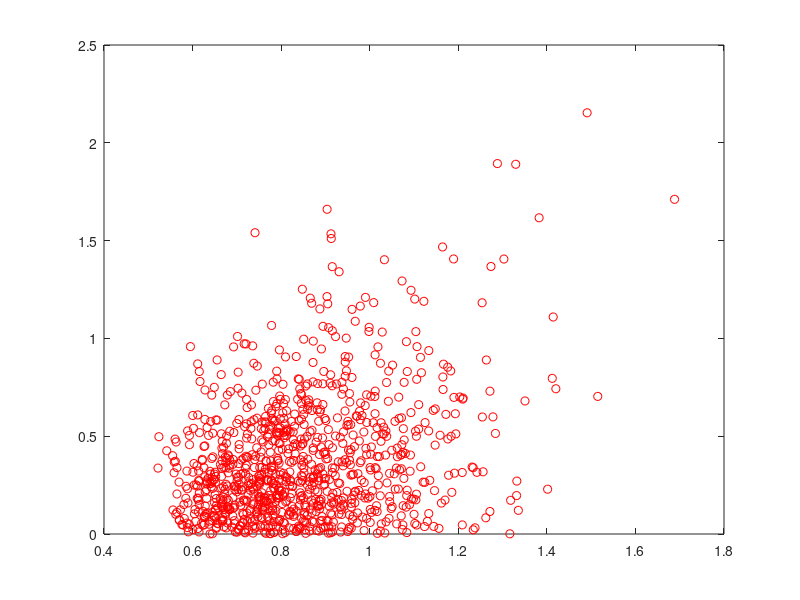

The MATLAB script that drew this image: (Note: this script raises an error after producing the figure.)
% notes to self
% gneral uncertainty ranges from 1 to 4 ish (up to 5) in visual deg? (disc size?)
% general error 1 to 4 ish (up to 12) in vis deg? (saccade error?)

close all
clear all
clc

% locations
a1 = 10:10:80;
a2 = 100:10:170;
a3 = 190:10:260;
a4 = 280:10:350;
Sdistribution = [a1 a2 a3 a4];
nS = length(Sdistribution);

% parameters
JbarVec = [5 2 1];%1./([2 6 10].^2);       % mean parameter of gamma distribution
tau = 1;%.001;        % scale parameter of gamma distribution
nCond = length(JbarVec); % number of conditions
beta = 1;

% reward function
maxReward = 120;
slope = 0.4;
rewardFn = @(r)maxReward*exp(-slope*r);

nTrials = 1000;
nsamp = 100;
SVec = Sdistribution(ceil(rand(nCond,nTrials).*nS));

colors = ['r';'b';'k'];%[127 0 0; 247 69 0; 247 148 30]./255; %
figure;
error_sacc = nan(nCond,nTrials);
D = nan(nCond,nTrials); Shat = nan(nCond,nTrials);
rho = nan(1,nCond); pval = nan(1,nCond);
for icond = 1:nCond;
    

    Jbar = JbarVec(icond);
    
    % ===== get p(J|Jbar,tau) ======
    % make range small enough
    ind1 = []; ind2 = [];
    blah = 10;
    while isempty(ind2) || isempty(ind2); % make range smaller if nothing is above 1e-10
        blah = blah * 0.9;
        xx = linspace(0,blah,nsamp);
        yy = gampdf(xx,Jbar/tau,tau);
        ind1 = find(yy >= 1e-6,1,'first')-1;
        ind2 = find(yy >= 1e-6,1,'last')+1;
    end
    if ind1 == 0; ind1 = 1; end
    if ind2 == length(yy)+1; ind2 = length(yy); end
    xx = linspace(xx(ind1),xx(ind2),nsamp);
    yy = gampdf(xx,Jbar/tau,tau);
    p_sigma = yy./sum(yy);
    sigval = sqrt(1./xx);
%     figure; plot(xx,yy); 
    
    % samples
    sigmaVec = sqrt(1./gamrnd(Jbar/tau,tau,1,nTrials));
    X = SVec(icond,:) + randn(1,nTrials).*sigmaVec;
    Shat(icond,:) = X;
    
    p_SgivenX = @(r,sigma) (normcdf(r,0,sigma) - normcdf(-r,0,sigma));
%     p_SDgivenXsigma = @(r,sigma) 1./(1+exp(-beta.*rewardFn(r).*p_bringInsidedisc(r,sigma)));
%         p_SgivenX = @(r) sum(p_SDgivenXsigma(r,sigval).*p_sigma);
    for itrial = 1:nTrials;
        sigma = sigmaVec(itrial);
        
        
        % calculate expected utility across disc size range
        func = @(r) rewardFn(r).*p_SgivenX(r,sigma);
        x = linspace(0,10,1e5);
        EUpdf = exp(beta.*func(x));
        
        EUpdf = EUpdf./sum(EUpdf); % normalize   
        EUcdf = cumsum(EUpdf);% make cdf
        
%         figure;
%         subplot(3,1,1)
%         plot(x,func(x))
%         subplot(3,1,2)
%         plot(x,EUpdf)
%         subplot(3,1,3)
%         plot(x,EUcdf)
        
        % sample from icdf
        samp = rand;
        idx = find(abs(EUcdf-samp) == min(abs(EUcdf-samp)));
        D(icond,itrial) = x(idx);

    end
    
%     figure
    error_sacc(icond,:) = abs(SVec(icond,:) - Shat(icond,:));
    plot(D(icond,:),error_sacc(icond,:),'o','Color',colors(icond,:));hold on;
    %     blah = [0 10];
    %     plot(blah,b(1).*blah + b(2),colors(icond,:))
    
    % calculate correlation
    [rho(icond), pval(icond)] = corr(error_sacc(icond,:)',D(icond,:)');
    
    %     pause;
    
end
defaultplot
ylabel('saccadic error');
xlabel('disc size')


 
rho
pval

% plot data 
figure;
plot(D(1,:),error_sacc(1,:),'.','Color','k');hold on;


% ===== BINNED disc SIZE AND ERROR SD PLOT =====
nQuants = 4;

figure;
sem_errorsacc = nan(nCond,nQuants); mean_errorsacc = sem_errorsacc;
med_discsize = nan(nCond,nQuants);
for icond = 1:nCond;
   
   % pair disc size and saccade error data.
   dataMat = [D(icond,:); error_sacc(icond,:)]';
   dataMat = sortrows(dataMat);
   
   quantileEnds = linspace(0,nTrials,nQuants+1);
   for iquant = 1:nQuants; % for each bin (by quantile)...
       
       % get appropriate quantile from dataMat
       quantMat = dataMat(quantileEnds(iquant)+1:quantileEnds(iquant+1),:); 
       
       % mean
       mean_errorsacc(icond,iquant) = mean(quantMat(:,2));
       
       % calculate SD of saccade error for this quantile
       sem_errorsacc(icond,iquant) = std(quantMat(:,2))/sqrt(length(quantMat(:,2)));
       
       % median of discsizes
       med_discsize(icond,iquant) = median(quantMat(:,1));
       
   end
   
   errorbar(med_discsize(icond,:),mean_errorsacc(icond,:),sem_errorsacc(icond,:),'Color',colors(icond,:));
   hold on;
end

defaultplot;
xlabel('disc size')
ylabel('mean of saccade errors')
legend('0.6','0.3','0.1')


% ===== MAIN EFFECT PLOTS =====
sem_discsize = nan(1,nCond); mean_discsize = sem_discsize;
sem_error = nan(1,nCond); mean_error = sem_error;
for icond = 1:nCond;
    sem_discsize(icond) = std(D(icond,:))./sqrt(length(D(icond,:)));
    sem_error(icond) = std(error_sacc(icond,:))./sqrt(length(error_sacc(icond,:)));
    mean_discsize(icond) = mean(D(icond,:));
    mean_error(icond) = mean(error_sacc(icond,:));
end

% saccade error
figure;
errorbar(mean_error,sem_error,'k.','MarkerSize',14);
defaultplot
xlabel('priority')
ylabel('mean of saccade errors')

% discsize
figure;
errorbar(mean_discsize,sem_discsize,'k.','MarkerSize',14);
defaultplot
xlabel('priority')
ylabel('mean of disc size')
